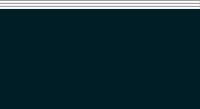
                      <widget class="QWidget" name="page_103_2_1">
                       <layout class="QVBoxLayout" name="verticalLayout_42">
                        <property name="spacing">
                         <number>0</number>
                        </property>
                        <property name="leftMargin">
                         <number>0</number>
                        </property>
                        <property name="topMargin">
                         <number>0</number>
                        </property>
                        <property name="rightMargin">
                         <number>0</number>
                        </property>
                        <property name="bottomMargin">
                         <number>0</number>
                        </property>
                        <item>
                         <widget class="PlotWidget" name="DataAnalysis_Oscilloscope_widget2_0_0" native="true">
                          <property name="sizePolicy">
                           <sizepolicy hsizetype="Preferred" vsizetype="Expanding">
                            <horstretch>0</horstretch>
                            <verstretch>0</verstretch>
                           </sizepolicy>
                          </property>
                          <property name="styleSheet">
                           <string notr="true">background-color: rgb(0, 30, 38);</string>
                          </property>
                         </widget>
                        </item>
                        <item>
                         <widget class="Line" name="line_14">
                          <property name="orientation">
                           <enum>Qt::Horizontal</enum>
                          </property>
                         </widget>
                        </item>
                        <item>
                         <widget class="PlotWidget" name="DataAnalysis_Oscilloscope_widget2_0_1" native="true">
                          <property name="sizePolicy">
                           <sizepolicy hsizetype="Preferred" vsizetype="Expanding">
                            <horstretch>0</horstretch>
                            <verstretch>0</verstretch>
                           </sizepolicy>
                          </property>
                          <property name="styleSheet">
                           <string notr="true">background-color: rgb(0, 30, 38);</string>
                          </property>
                         </widget>
                        </item>
                        <item>
                         <widget class="Line" name="line_13">
                          <property name="orientation">
                           <enum>Qt::Horizontal</enum>
                          </property>
                         </widget>
                        </item>
                        <item>
                         <widget class="PlotWidget" name="DataAnalysis_Oscilloscope_widget2_0_2" native="true">
                          <property name="sizePolicy">
                           <sizepolicy hsizetype="Preferred" vsizetype="Expanding">
                            <horstretch>0</horstretch>
                            <verstretch>0</verstretch>
                           </sizepolicy>
                          </property>
                          <property name="styleSheet">
                           <string notr="true">background-color: rgb(0, 30, 38);</string>
                          </property>
                         </widget>
                        </item>
                        <item>
                         <widget class="Line" name="line_11">
                          <property name="orientation">
                           <enum>Qt::Horizontal</enum>
                          </property>
                         </widget>
                        </item>
                        <item>
                         <widget class="PlotWidget" name="DataAnalysis_Oscilloscope_widget2_0_3" native="true">
                          <property name="sizePolicy">
                           <sizepolicy hsizetype="Preferred" vsizetype="Fixed">
                            <horstretch>0</horstretch>
                            <verstretch>0</verstretch>
                           </sizepolicy>
                          </property>
                          <property name="minimumSize">
                           <size>
                            <width>0</width>
                            <height>100</height>
                           </size>
                          </property>
                          <property name="maximumSize">
                           <size>
                            <width>16777215</width>
                            <height>100</height>
                           </size>
                          </property>
                          <property name="styleSheet">
                           <string notr="true">background-color: rgb(0, 30, 38);
</string>
                          </property>
                         </widget>
                        </item>
                       </layout>
                      </widget>
